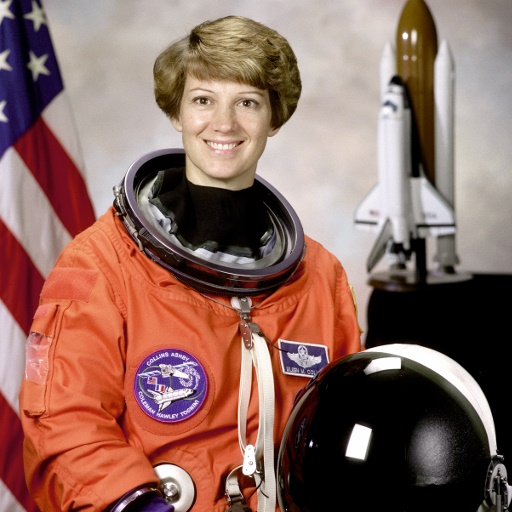
#> input picture 5th_year/Computer_Vision/lab7/image.jpg, 512 x 512 px
$ python contour-detection.py
#> lines starting #> are read from the running program, lines starting #| are printed output that depends on the picture; after the words box and inside, x2 and y2 are one past the last pixel; in counts of white or black regions, pixels touching at a corner belong together
import cv2

img = cv2.imread('image.jpg')
#> img is the input picture: shape (512, 512, 3); mean B, G, R 96.5, 105.8, 141.6
gray = cv2.cvtColor(img, cv2.COLOR_BGR2GRAY)
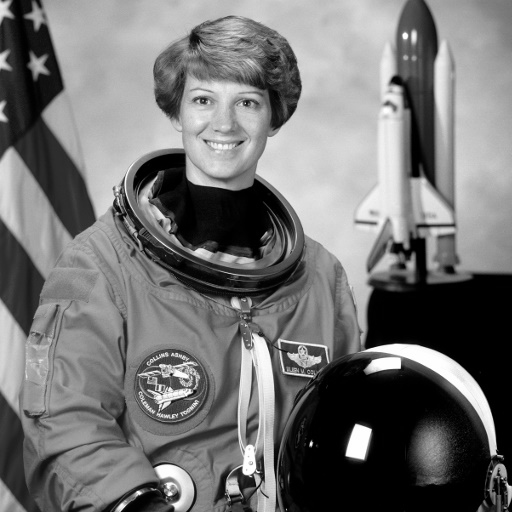
#> gray: shape (512, 512); min 0, max 255, mean 115.4
thresh_img = cv2.threshold(gray, 127, 255, 0)
contours, hierarchy = cv2.findContours(
    thresh_img[1], cv2.RETR_TREE, cv2.CHAIN_APPROX_SIMPLE)
#> contours = 654 contours, 572 with area under 20; largest, box (x1, y1, x2, y2) and area: (0, 0, 408, 451) 89044, (408, 0, 512, 273) 20029, (173, 330, 276, 512) 6014, (57, 441, 155, 507) 3095, (358, 344, 503, 457) 2812
cv2.drawContours(img, contours, -1, (255, 0, 0), 3)
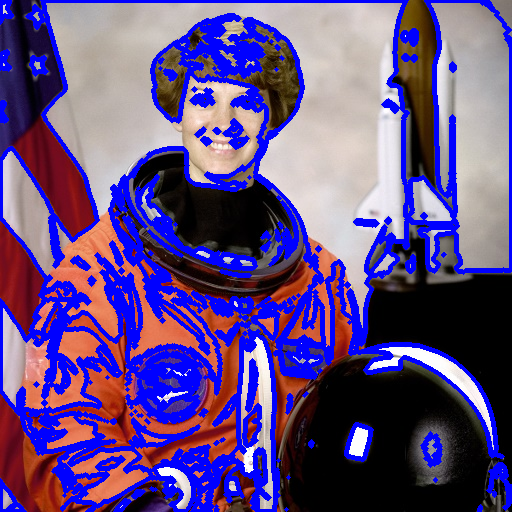
#> img: shape (512, 512, 3); mean B, G, R 133.8, 76.4, 98.7
cv2.imshow("contours", img)
cv2.waitKey(0)
cv2.destroyAllWindows()
